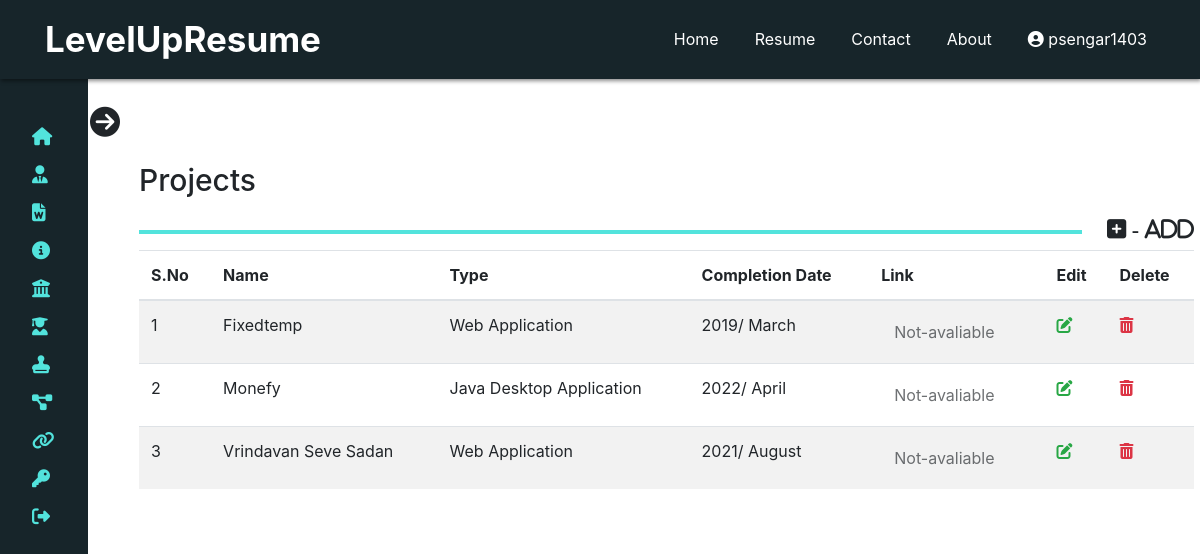
/user/projects.php (signed in), run on the app's committed database.
### tables this page shows
CREATE TABLE `project` (
  `sno` int(11) NOT NULL,
  `projectname` varchar(255) NOT NULL,
  `projecttype` varchar(255) NOT NULL,
  `projectcompleteyear` varchar(255) NOT NULL,
  `projectcompletemonth` varchar(255) NOT NULL,
  `projectdiscp` varchar(255) NOT NULL,
  `projecturl` varchar(255) NOT NULL,
  `userid` int(11) NOT NULL
);

### user/projects.php (the view, shortened to what this page needs)
<?php
include '../dbconnection.php';
$userid = $_SESSION['user_id'];
?>
<!doctype html>
<html lang="en">
<head>
    <link rel="stylesheet" href="https://cdn.jsdelivr.net/npm/bootstrap@4.5.3/dist/css/bootstrap.min.css"
>
    <link rel="stylesheet" href="css/UserStyle.css">
    <link rel="stylesheet" href="css/mediaqueries.css">
</head>
<body>
    <?php
    require 'userNavbar.php';
    ?>
    <?php
    require 'userSidebar.php';
        ?>
    <div class="main-containt">
        <div class="container">
            <div class="title-work-exp">
                <h1>Projects</h1>
                <span class="add-skill-icon" data-toggle="modal" data-target="#job-modal"><i class="far fa-plus-square">
                        - Add</i></span>
                <hr>
            </div>
            <?php
            $fatchprojectsql = "SELECT * FROM `project` WHERE userid = '$userid'";
            $result = mysqli_query($conn, $fatchprojectsql);
            ?>
            <table class="table table-striped">
                <thead>
                    <tr>
                        <th scope="col">S.No</th>
                        <th scope="col">Name</th>
                        <th scope="col">Type</th>
                        <th scope="col">Completion Date</th>
                        <th scope="col">Link</th>
                        <th scope="col">Edit</th>
                        <th scope="col">Delete</th>
                    </tr>
                </thead>
                <tbody>
                    <?php
                    $count = 0;
                    while ($row2 = mysqli_fetch_array($result)) {
                        $count = $count + 1;
                    ?>
                    <tr>
                        <td><?php echo $count; ?></td>
                        <td><?php echo $row2['projectname']; ?></td>
                        <td><?php echo $row2['projecttype']; ?></td>
                        <td><?php echo $row2['projectcompleteyear']."/ ". $row2['projectcompletemonth']; ?></td>
                        <td>
                        <?php
                        if ($row2['projecturl']) {
                            echo '<a href="' . $row2['projecturl'] . '" class="btn btn-primary btn-background-colour" target="_blank">View</a>';
                        } else {
                            echo '<button disabled="disabled" class="btn btn-dange">Not-avaliable</button>';
                        }
                         ?>
                        </td>
                        <td><a href="userphpfiles/editproject.php?edit_project_id=<?php echo $row2['sno']; ?>"><i
                                    class="fas fa-edit text-success"></a></td>
                        <td><a href="userphpfiles/projectdelete.php?delete_project_id=<?php echo $row2['sno']; ?>"><i
                                    class="fas fa-trash-alt text-danger"></i></a></td>
                    </tr>
                    <?php
                    } ?>
                </tbody>
            </table>
        </div>
    </div>
</body>
</html>

### user/css/UserStyle.css (style rules this page uses)
* { padding: 0px; margin: 0px; box-sizing: border-box; }
body { font-size: 16px; }
h1, h2, h3, h4, h5, h6 { font-weight: bold; }
a { text-decoration: none; }
:root { --tran-03: all 0.2s ease; --tran-03: all 0.3s ease; --tran-04: all 0.3s ease; --tran-05: all 0.3s ease; }
.main-containt { position: absolute; margin-top: 150px; margin-left: 270px; width: calc(100% - 360px); transition: var(--tran-05); z-index: -1; }
.main-containt h1 { font-size: 30px; font-weight: 500; color: var(--text-color); padding: 12px 0px; }
.left-sidebar.close-sidebar~.main-containt { margin-top: 150px; margin-left: 112px; width: calc(100% - 115px); }
.main-containt .container { margin-left: 12px; }
.main-containt .container .title-work-exp .add-skill-icon i { float: right; font-size: 22px; cursor: pointer; font-weight: bolder; }
.main-containt .container .title-work-exp hr { width: 89%; margin-top: 20px; border: 2px solid rgb(82, 227, 220); }

### data on the page
project: projectname "Fixedtemp", projecttype "Web Application", projectcompleteyear "2019", projectcompletemonth "March", projecturl "Not-avaliable"
project: projectname "Monefy", projecttype "Java Desktop Application", projectcompleteyear "2022", projectcompletemonth "April", projecturl "Not-avaliable"
project: projectname "Vrindavan Seve Sadan", projecttype "Web Application", projectcompleteyear "2021", projectcompletemonth "August", projecturl "Not-avaliable"

### other printed values
$_SESSION['username'] "psengar1403"
